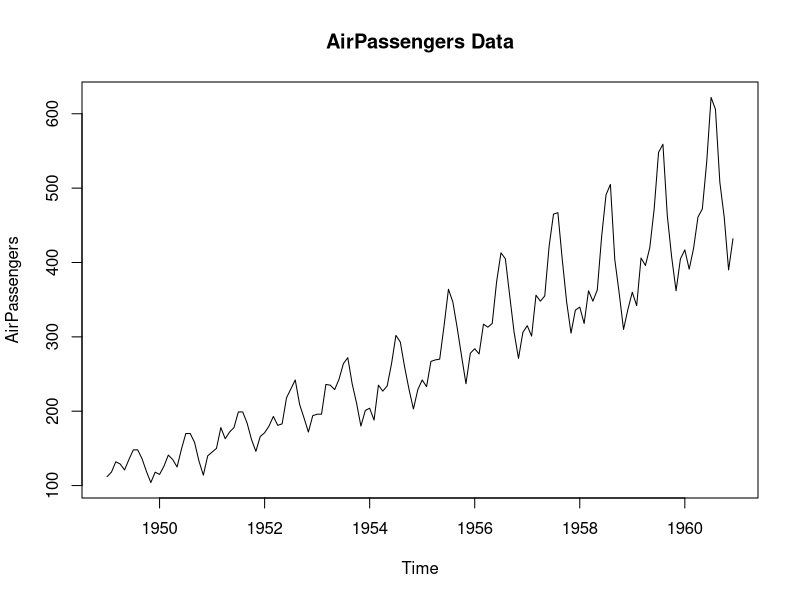
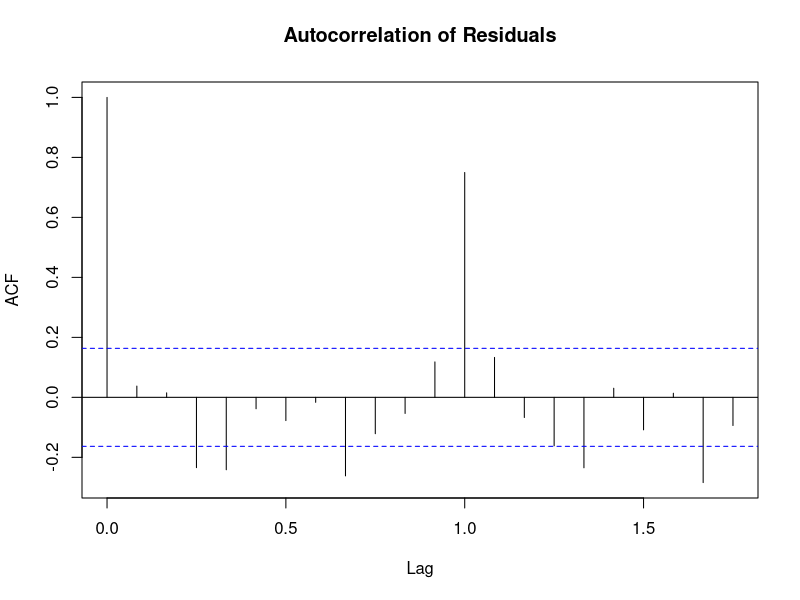
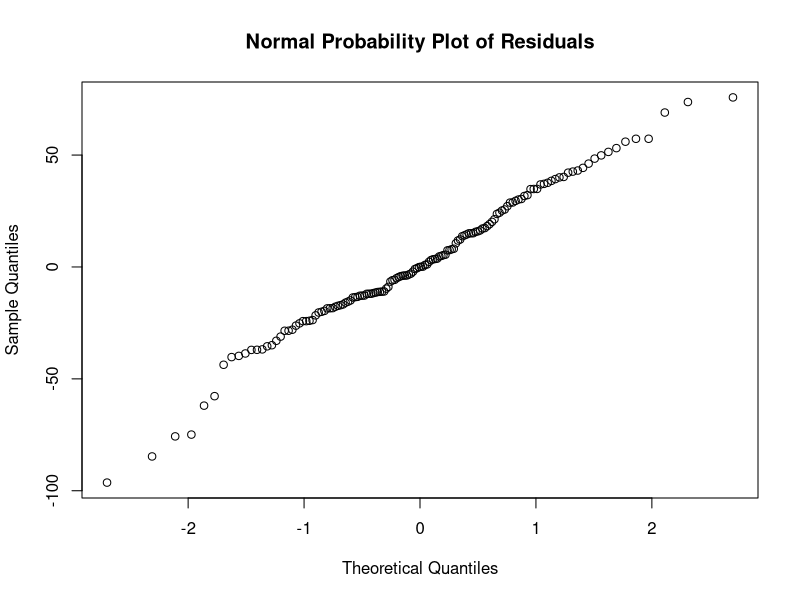
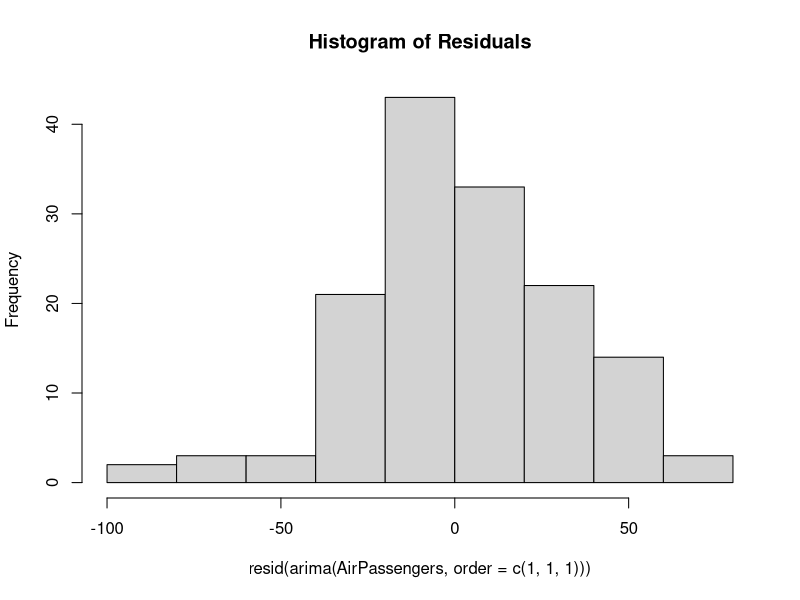
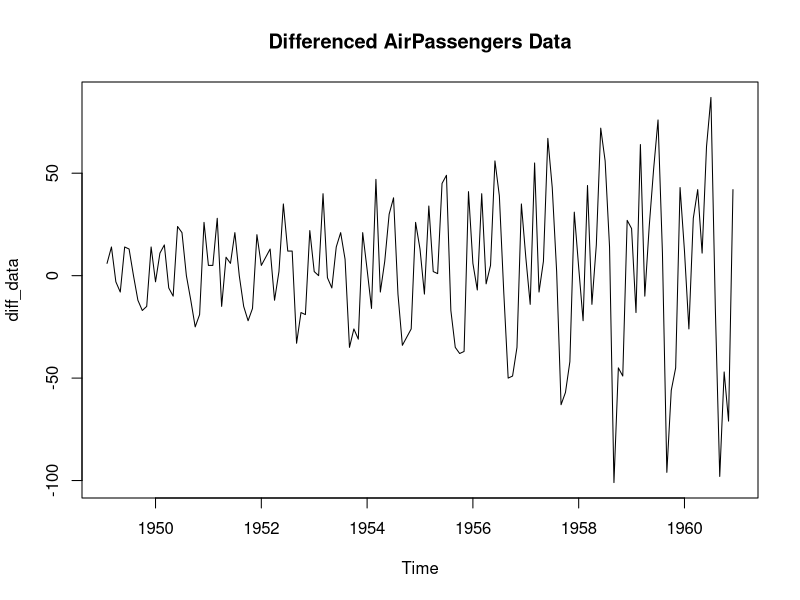
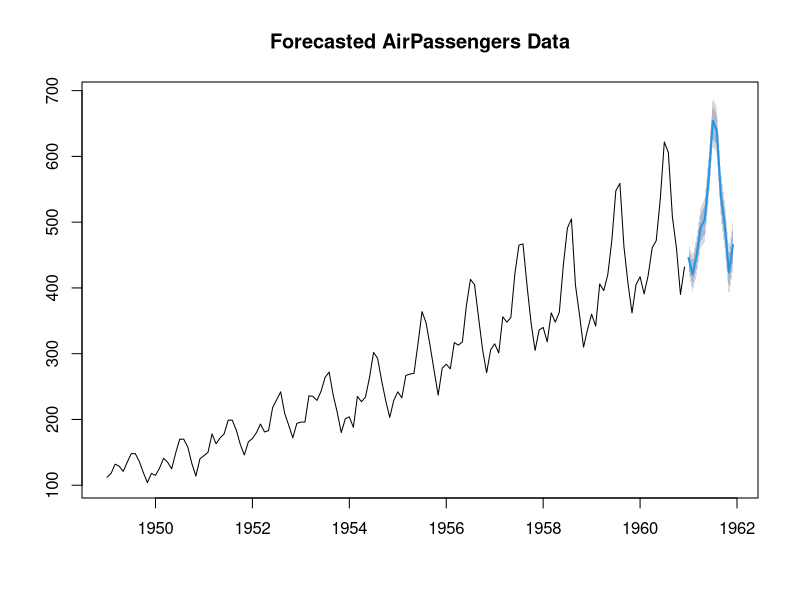
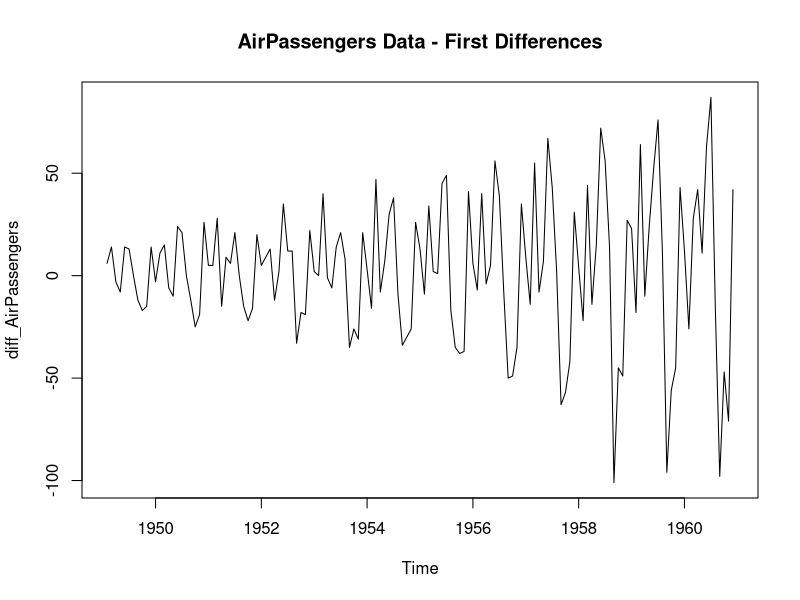
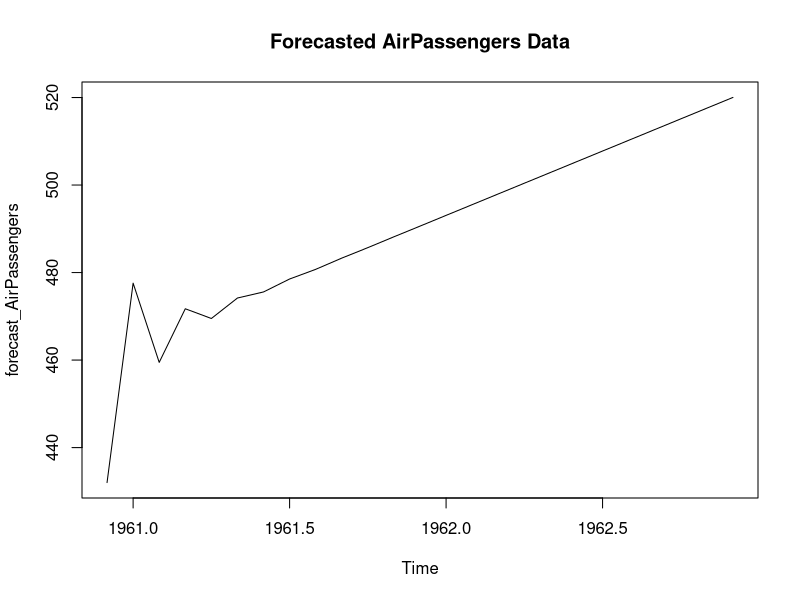

The R source for these figures, in order:

# Load the required packages
library(tseries)
library(forecast)

# Load the AirPassengers dataset
data(AirPassengers)

# Check the structure of the dataset
str(AirPassengers)

# Plot the time series data
plot(AirPassengers, main = "AirPassengers Data")


###################################################### Check assumptions

# Perform ADF for stationarity
adf_result <- adf.test(AirPassengers)

# View results
adf_result

# Perform KPSS for stationarity
kpss_result <- kpss.test(AirPassengers)

# View results
kpss_result


# Plot the autocorrelation function of the residuals
acf_resid <- acf(resid(arima(AirPassengers, order = c(1,1,1))), main = "Autocorrelation of Residuals")

# Perform Ljung-Box test for autocorrelation
lb_test <- Box.test(resid(arima(AirPassengers, order = c(1,1,1))), lag = 12, type = "Ljung-Box")

# View results of Ljung-Box test
lb_test

# Create a normal probability plot of the residuals
qqnorm_resid <- qqnorm(resid(arima(AirPassengers, order = c(1,1,1))), main = "Normal Probability Plot of Residuals")

# Create histogram
hist(resid(arima(AirPassengers, order = c(1,1,1))), main = "Histogram of Residuals")

# Perform Shapiro-Wilk test for normality
sw_test <- shapiro.test(resid(arima(AirPassengers, order = c(1,1,1))))

# View normality
sw_test


###################################################### Dealing with violations of autocorrelations

### Difference
# Take first difference to remove autocorrelation
diff_data <- diff(AirPassengers)
plot(diff_data, main = "Differenced AirPassengers Data")

# Fit an ARIMA model to the differenced data
arima_diff <- arima(diff_data, order = c(1, 0, 1))

### Add more lagged terms
# Fit an ARIMA model with more lagged terms
arima_lagged <- arima(AirPassengers, order = c(3, 0, 3))

### Try alternative models
# Fit a seasonal ARIMA model
sarima_model <- auto.arima(AirPassengers, seasonal = TRUE)

# Forecast future values
forecast_data <- forecast(sarima_model, h = 12)
plot(forecast_data, main = "Forecasted AirPassengers Data")


###################################################### Dealing with violations of stationarity

# Take first differences of the time series data
diff_AirPassengers <- diff(AirPassengers)

# Plot the differenced data
plot(diff_AirPassengers, main = "AirPassengers Data - First Differences")

# Perform ADF and KPSS tests for stationarity on the differenced data
adf_diff_result <- adf.test(diff_AirPassengers)
kpss_diff_result <- kpss.test(diff_AirPassengers)
cat("ADF test p-value (diff):", adf_diff_result$p.value, "\n")
cat("KPSS test p-value (diff):", kpss_diff_result$p.value, "\n")

# Fit an ARIMA model to the differenced data
arima_diff <- arima(diff_AirPassengers, order = c(1,0,1))

# Forecast future values using the ARIMA model and the differenced data
forecast_diff <- forecast(arima_diff, h = 24)

# Convert the forecasted differenced data back to the original scale
forecast_AirPassengers <- diffinv(forecast_diff$mean, xi = AirPassengers[length(AirPassengers)])

# Plot the forecasted values
plot(forecast_AirPassengers, main = "Forecasted AirPassengers Data")


###################################################### Dealing with violations of normality

# Transform the data using a log transformation
log_AirPassengers <- log(AirPassengers)

# Fit an ARIMA model to the transformed data
arima_log <- arima(log_AirPassengers, order = c(1,0,1))

# Extract the residuals from the transformed ARIMA model
log_residuals <- residuals(arima_log)

# Plot a histogram and a normal probability plot of the transformed residuals
par(mfrow = c(1,2))
hist(log_residuals, breaks = 20, main = "Histogram of Transformed Residuals")
qqnorm(log_residuals, main = "Normal Probability Plot of Transformed Residuals")

# Test for normality of the transformed residuals using the Shapiro-Wilk test
shapiro_log <- shapiro.test(log_residuals)
cat("Shapiro-Wilk test p-value (log transformed):", shapiro_log$p.value, "\n")

